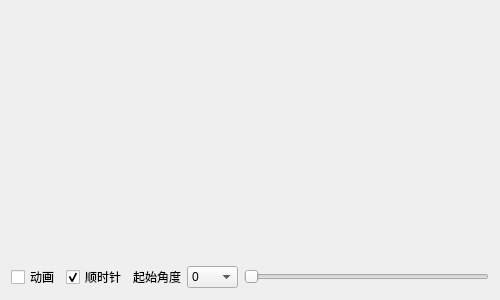
<?xml version="1.0" encoding="UTF-8"?>
<ui version="4.0">
 <class>frmProgressRing</class>
 <widget class="QWidget" name="frmProgressRing">
  <property name="geometry">
   <rect>
    <x>0</x>
    <y>0</y>
    <width>500</width>
    <height>300</height>
   </rect>
  </property>
  <property name="windowTitle">
   <string>Form</string>
  </property>
  <layout class="QGridLayout" name="gridLayout">
   <item row="0" column="0">
    <widget class="ProgressRing" name="progressRing1" native="true">
     <property name="sizePolicy">
      <sizepolicy hsizetype="Preferred" vsizetype="Expanding">
       <horstretch>0</horstretch>
       <verstretch>0</verstretch>
      </sizepolicy>
     </property>
    </widget>
   </item>
   <item row="0" column="1">
    <widget class="ProgressRing" name="progressRing2" native="true">
     <property name="sizePolicy">
      <sizepolicy hsizetype="Preferred" vsizetype="Expanding">
       <horstretch>0</horstretch>
       <verstretch>0</verstretch>
      </sizepolicy>
     </property>
    </widget>
   </item>
   <item row="0" column="2">
    <widget class="ProgressRing" name="progressRing3" native="true">
     <property name="sizePolicy">
      <sizepolicy hsizetype="Preferred" vsizetype="Expanding">
       <horstretch>0</horstretch>
       <verstretch>0</verstretch>
      </sizepolicy>
     </property>
    </widget>
   </item>
   <item row="1" column="0">
    <widget class="ProgressRing" name="progressRing4" native="true">
     <property name="sizePolicy">
      <sizepolicy hsizetype="Preferred" vsizetype="Expanding">
       <horstretch>0</horstretch>
       <verstretch>0</verstretch>
      </sizepolicy>
     </property>
    </widget>
   </item>
   <item row="1" column="1">
    <widget class="ProgressRing" name="progressRing5" native="true">
     <property name="sizePolicy">
      <sizepolicy hsizetype="Preferred" vsizetype="Expanding">
       <horstretch>0</horstretch>
       <verstretch>0</verstretch>
      </sizepolicy>
     </property>
    </widget>
   </item>
   <item row="1" column="2">
    <widget class="ProgressRing" name="progressRing6" native="true">
     <property name="sizePolicy">
      <sizepolicy hsizetype="Preferred" vsizetype="Expanding">
       <horstretch>0</horstretch>
       <verstretch>0</verstretch>
      </sizepolicy>
     </property>
    </widget>
   </item>
   <item row="2" column="0" colspan="3">
    <layout class="QHBoxLayout" name="horizontalLayout">
     <item>
      <widget class="QCheckBox" name="ckAnimation">
       <property name="text">
        <string>动画</string>
       </property>
      </widget>
     </item>
     <item>
      <widget class="QCheckBox" name="ckClockWise">
       <property name="text">
        <string>顺时针</string>
       </property>
       <property name="checked">
        <bool>true</bool>
       </property>
      </widget>
     </item>
     <item>
      <widget class="QLabel" name="labStartAngle">
       <property name="text">
        <string>起始角度</string>
       </property>
      </widget>
     </item>
     <item>
      <widget class="QComboBox" name="cboxStartAngle">
       <item>
        <property name="text">
         <string>0</string>
        </property>
       </item>
       <item>
        <property name="text">
         <string>45</string>
        </property>
       </item>
       <item>
        <property name="text">
         <string>90</string>
        </property>
       </item>
       <item>
        <property name="text">
         <string>135</string>
        </property>
       </item>
       <item>
        <property name="text">
         <string>180</string>
        </property>
       </item>
       <item>
        <property name="text">
         <string>225</string>
        </property>
       </item>
       <item>
        <property name="text">
         <string>270</string>
        </property>
       </item>
       <item>
        <property name="text">
         <string>315</string>
        </property>
       </item>
       <item>
        <property name="text">
         <string>360</string>
        </property>
       </item>
      </widget>
     </item>
     <item>
      <widget class="QSlider" name="horizontalSlider">
       <property name="maximum">
        <number>100</number>
       </property>
       <property name="orientation">
        <enum>Qt::Horizontal</enum>
       </property>
      </widget>
     </item>
    </layout>
   </item>
  </layout>
 </widget>
 <customwidgets>
  <customwidget>
   <class>ProgressRing</class>
   <extends>QWidget</extends>
   <header>progressring.h</header>
  </customwidget>
 </customwidgets>
 <resources/>
 <connections/>
</ui>
